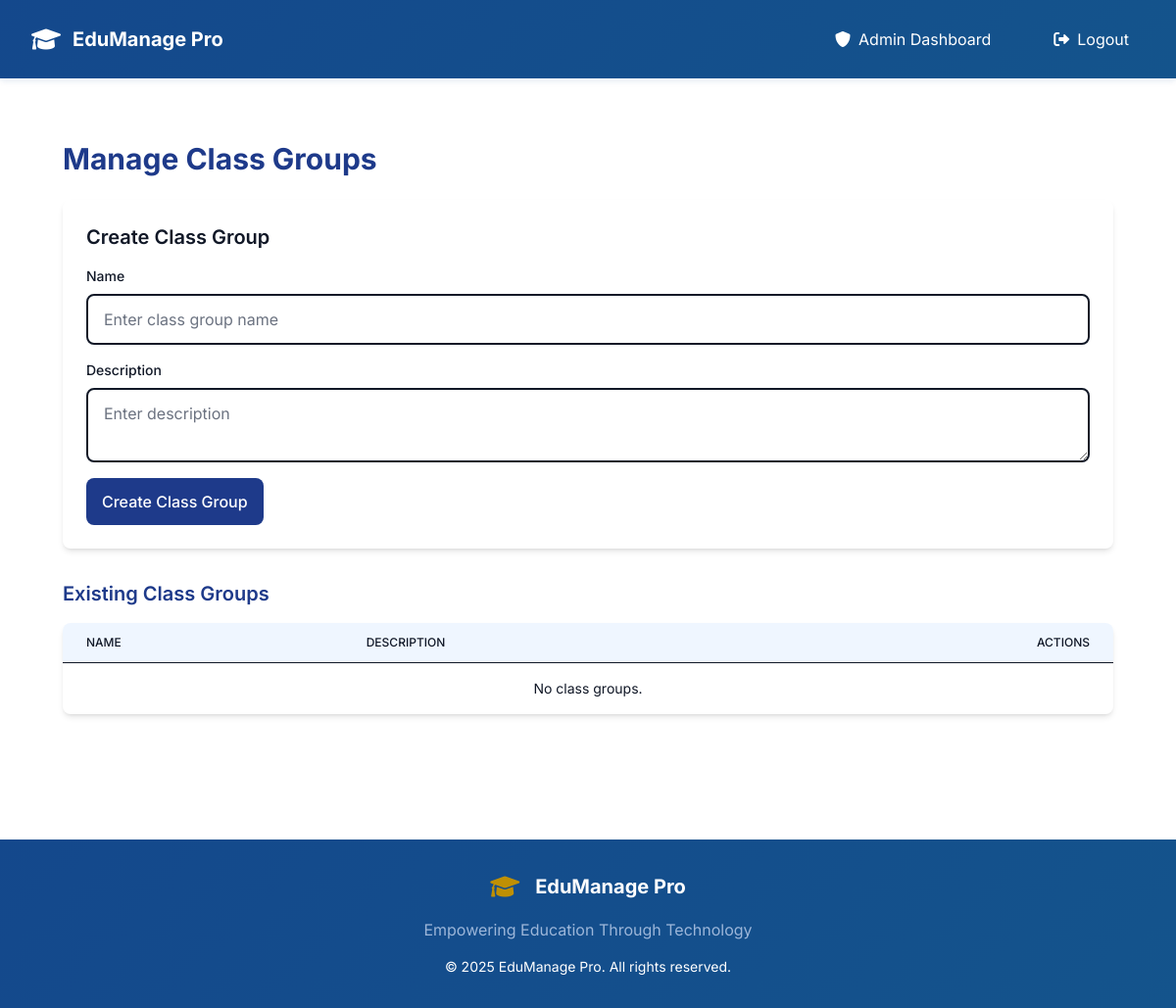
The page /school/admin/classes/ (signed in) on the database as committed earlier.
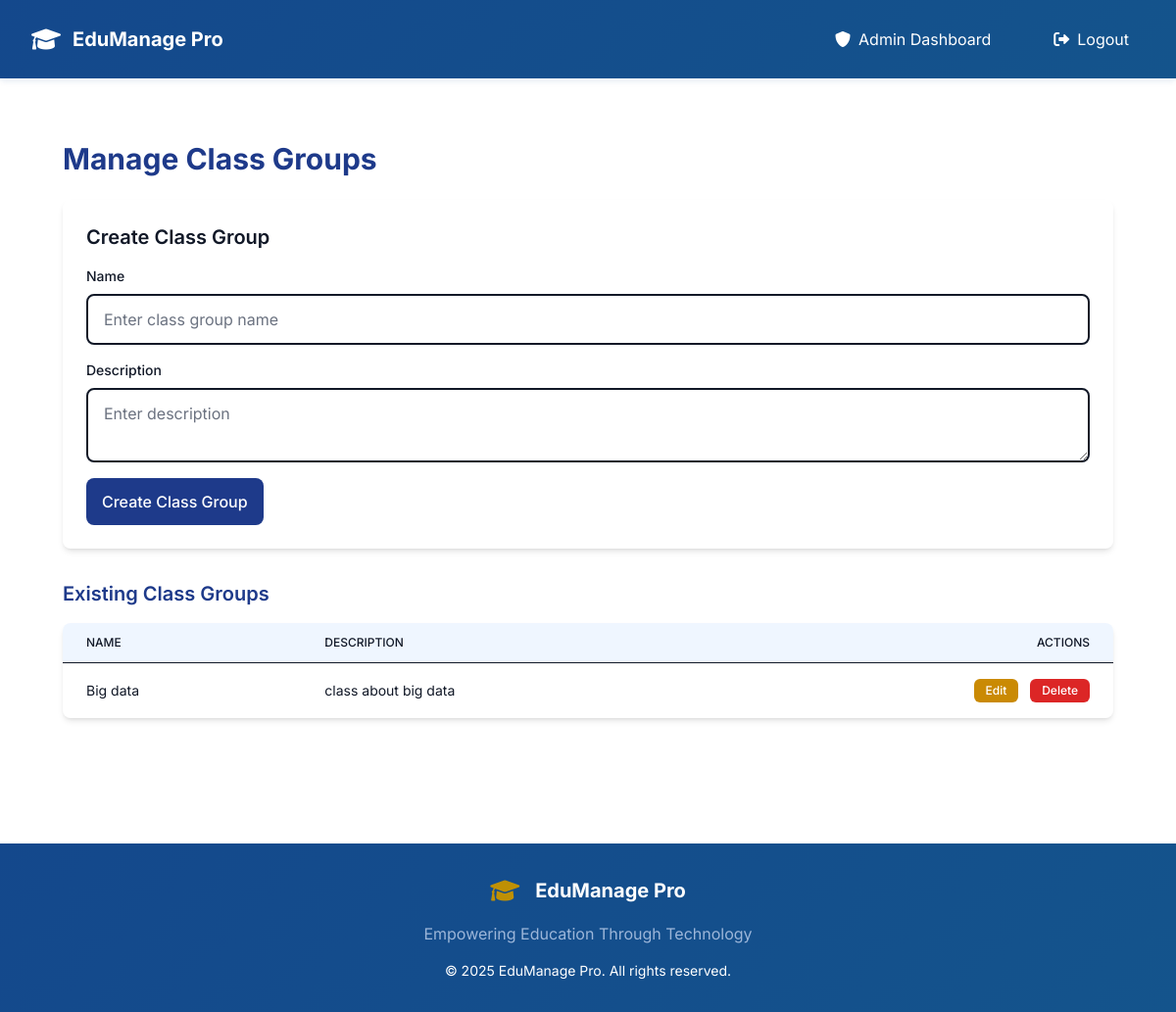
The same page on the database as committed later.
### school_management/models.py (models this page shows, shortened)
class ClassGroup(models.Model):
    name = models.CharField(max_length=50, unique=True)
    description = models.TextField(blank=True)

### school_management/views.py (the view)
        @login_required
        def wrapper(request, *args, **kwargs):
            if is_superuser and not request.user.is_superuser:
                messages.error(request, "Access denied. Admin privileges required.")
                return redirect('login')
            elif is_staff and not request.user.is_staff:
                messages.error(request, "Access denied. Teacher privileges required.")
                return redirect('login')
            elif is_student and (request.user.is_staff or request.user.is_superuser):
                messages.error(request, "Access denied. Student account required.")
                return redirect('login')
            return view_func(request, *args, **kwargs)

### school_management/forms.py
class ClassGroupForm(forms.ModelForm):
    class Meta:
        model = ClassGroup
        fields = ['name', 'description']

### school_management/views.py (called while the page is built)
def user_role_required(is_superuser=False, is_staff=False, is_student=False):
    def decorator(view_func):
        @login_required
        def wrapper(request, *args, **kwargs):
            if is_superuser and not request.user.is_superuser:
                messages.error(request, "Access denied. Admin privileges required.")
                return redirect('login')
            elif is_staff and not request.user.is_staff:
                messages.error(request, "Access denied. Teacher privileges required.")
                return redirect('login')
            elif is_student and (request.user.is_staff or request.user.is_superuser):
                messages.error(request, "Access denied. Student account required.")
                return redirect('login')
            return view_func(request, *args, **kwargs)
        return wrapper
    return decorator

### school_management/templates/school_management/manage_classes.html (shortened to what the changed rows need)
{% extends 'base.html' %}
{% block content %}
    <div class="fade-in max-w-7xl mx-auto px-4 sm:px-6 lg:px-8 py-8">
        <h2 class="text-3xl font-bold text-blue-900 mb-6">Manage Class Groups</h2>
        <div class="bg-beige-100 rounded-lg shadow-md overflow-x-auto">
            <table class="min-w-full divide-y divide-gray-900">
                <thead class="bg-blue-50">
                    <tr>
                        <th class="px-6 py-3 text-left text-xs font-medium text-gray-900 uppercase">Name</th>
                        <th class="px-6 py-3 text-left text-xs font-medium text-gray-900 uppercase">Description</th>
                        <th class="px-6 py-3 text-right text-xs font-medium text-gray-900 uppercase">Actions</th>
                    </tr>
                </thead>
                <tbody class="divide-y divide-gray-900">
                    {% for class_group in class_groups %}
                        <tr class="hover:bg-blue-50 transition duration-200">
                            <td class="px-6 py-4 whitespace-nowrap text-sm text-gray-900">{{ class_group.name }}</td>
                            <td class="px-6 py-4 text-sm text-gray-900">{{ class_group.description|default:"No description" }}</td>
                            <td class="px-6 py-4 whitespace-nowrap text-sm space-x-2 text-right">
                                <a href="{% url 'edit_class' class_group.id %}" class="inline-block bg-yellow-600 text-white px-3 py-1 rounded-md text-xs font-medium hover:bg-yellow-700 hover:scale-105 transition-all duration-300">Edit</a>
                                <form method="POST" class="inline-block" onsubmit="return confirm('Are you sure you want to delete {{ class_group.name }}? This cannot be undone.');">
                                    <button type="submit" class="bg-red-600 text-white px-3 py-1 rounded-md text-xs font-medium hover:bg-red-700 hover:scale-105 transition-all duration-300">Delete</button>
                                </form>
                            </td>
                        </tr>
                    {% empty %}
                        <tr>
                            <td colspan="3" class="px-6 py-4 text-center text-sm text-gray-900">No class groups.</td>
                        </tr>
                    {% endfor %}
                </tbody>
            </table>
        </div>
    </div>
{% endblock %}

Rows that differ between the two databases and show on the page:
added ClassGroup: name "Big data", description "class about big data"
Other text that changed with them:
text no longer shown: "No class groups."
